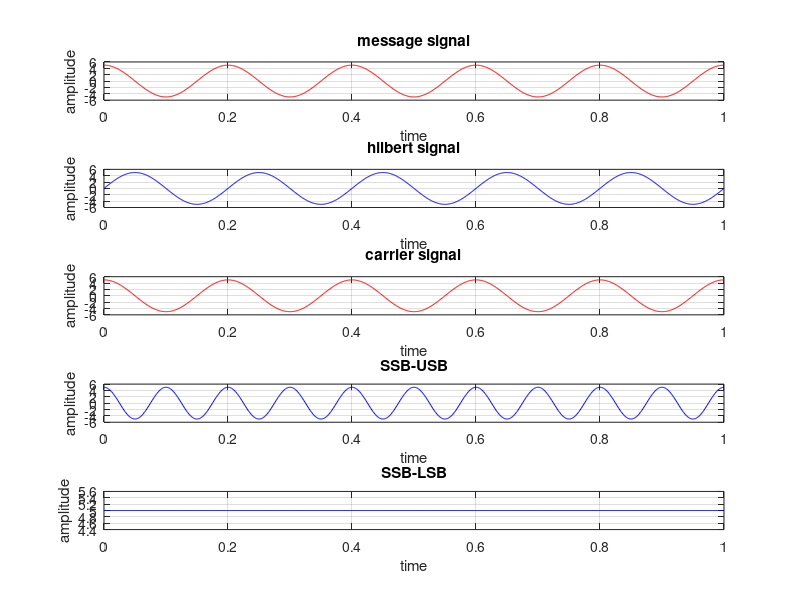

MATLAB code for this plot:
close all;
clc;
t=0:0.001:1;
am=input('Enter the amplitude of the message signal');
fm=input('Enter the frequency of the message signal');
x=am*cos(2*pi*fm*t);
subplot(5,1,1)
plot(t,x,'r')
title('message signal');
xlabel('time');
ylabel('amplitude');
grid on;


h = am*cos(2*pi*fm*t-pi/2);
subplot(5,1,2)
plot(t,h,'b')
title('hilbert signal');
xlabel('time');
ylabel('amplitude');
grid on;

ac=input('enter the amplitude of the carrier signal');
fc=input('enter the frequency of the carrier signal');
c=ac*cos(2*pi*fc*t);
subplot(5,1,3);
plot(t,c,'r')
title('carrier signal');
xlabel('time');
ylabel('amplitude');
grid on;


s1=x.*cos(2*pi*fc*t)-h.*sin(2*pi*fc*t)
subplot(5,1,4);
plot(t,s1,'b')
title('SSB-USB');
xlabel('time');
ylabel('amplitude');
grid on;


s2=x.*cos(2*pi*fc*t)+h.*sin(2*pi*fc*t)
subplot(5,1,5);
plot(t,s2,'b')
title('SSB-LSB');
xlabel('time');
ylabel('amplitude');
grid on;
